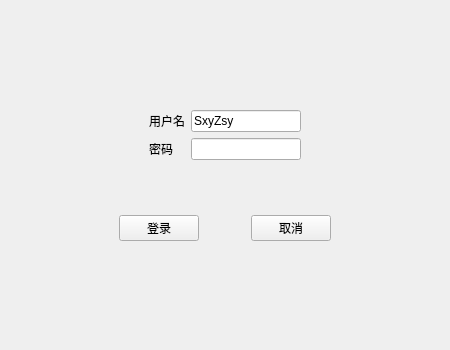
<?xml version="1.0" encoding="UTF-8"?>
<ui version="4.0">
 <class>LoginWidget</class>
 <widget class="QWidget" name="LoginWidget">
  <property name="geometry">
   <rect>
    <x>0</x>
    <y>0</y>
    <width>450</width>
    <height>350</height>
   </rect>
  </property>
  <property name="minimumSize">
   <size>
    <width>450</width>
    <height>350</height>
   </size>
  </property>
  <property name="maximumSize">
   <size>
    <width>450</width>
    <height>350</height>
   </size>
  </property>
  <property name="windowTitle">
   <string>Form</string>
  </property>
  <property name="autoFillBackground">
   <bool>false</bool>
  </property>
  <property name="styleSheet">
   <string notr="true">QWidget#LoginWidget{
border-radius:10px;
border-image:url(:/image/image/background/default2.jpg);

}</string>
  </property>
  <widget class="QWidget" name="">
   <property name="geometry">
    <rect>
     <x>30</x>
     <y>70</y>
     <width>390</width>
     <height>211</height>
    </rect>
   </property>
   <layout class="QVBoxLayout" name="verticalLayout">
    <item>
     <widget class="QWidget" name="widget" native="true">
      <property name="sizePolicy">
       <sizepolicy hsizetype="Preferred" vsizetype="Fixed">
        <horstretch>0</horstretch>
        <verstretch>0</verstretch>
       </sizepolicy>
      </property>
      <property name="minimumSize">
       <size>
        <width>110</width>
        <height>40</height>
       </size>
      </property>
      <layout class="QGridLayout" name="gridLayout">
       <item row="0" column="0">
        <spacer name="horizontalSpacer">
         <property name="orientation">
          <enum>Qt::Horizontal</enum>
         </property>
         <property name="sizeHint" stdset="0">
          <size>
           <width>40</width>
           <height>20</height>
          </size>
         </property>
        </spacer>
       </item>
       <item row="0" column="1" colspan="2">
        <widget class="QLabel" name="label">
         <property name="text">
          <string>用户名</string>
         </property>
        </widget>
       </item>
       <item row="2" column="1">
        <widget class="QLabel" name="label_2">
         <property name="text">
          <string>密码</string>
         </property>
        </widget>
       </item>
       <item row="2" column="3">
        <widget class="QLineEdit" name="lineEdit_2">
         <property name="echoMode">
          <enum>QLineEdit::Password</enum>
         </property>
        </widget>
       </item>
       <item row="0" column="3">
        <widget class="QLineEdit" name="lineEdit">
         <property name="text">
          <string>SxyZsy</string>
         </property>
        </widget>
       </item>
       <item row="0" column="4">
        <spacer name="horizontalSpacer_2">
         <property name="orientation">
          <enum>Qt::Horizontal</enum>
         </property>
         <property name="sizeHint" stdset="0">
          <size>
           <width>40</width>
           <height>20</height>
          </size>
         </property>
        </spacer>
       </item>
      </layout>
     </widget>
    </item>
    <item>
     <widget class="QWidget" name="widget_2" native="true">
      <property name="sizePolicy">
       <sizepolicy hsizetype="Preferred" vsizetype="Fixed">
        <horstretch>0</horstretch>
        <verstretch>0</verstretch>
       </sizepolicy>
      </property>
      <property name="styleSheet">
       <string notr="true"/>
      </property>
      <layout class="QHBoxLayout" name="horizontalLayout">
       <item>
        <spacer name="horizontalSpacer_4">
         <property name="orientation">
          <enum>Qt::Horizontal</enum>
         </property>
         <property name="sizeHint" stdset="0">
          <size>
           <width>80</width>
           <height>20</height>
          </size>
         </property>
        </spacer>
       </item>
       <item>
        <widget class="QPushButton" name="pushButton">
         <property name="sizePolicy">
          <sizepolicy hsizetype="Preferred" vsizetype="Fixed">
           <horstretch>0</horstretch>
           <verstretch>0</verstretch>
          </sizepolicy>
         </property>
         <property name="minimumSize">
          <size>
           <width>30</width>
           <height>0</height>
          </size>
         </property>
         <property name="text">
          <string>登录</string>
         </property>
        </widget>
       </item>
       <item>
        <spacer name="horizontalSpacer_3">
         <property name="orientation">
          <enum>Qt::Horizontal</enum>
         </property>
         <property name="sizeHint" stdset="0">
          <size>
           <width>40</width>
           <height>20</height>
          </size>
         </property>
        </spacer>
       </item>
       <item>
        <widget class="QPushButton" name="pushButton_2">
         <property name="sizePolicy">
          <sizepolicy hsizetype="Preferred" vsizetype="Fixed">
           <horstretch>0</horstretch>
           <verstretch>0</verstretch>
          </sizepolicy>
         </property>
         <property name="minimumSize">
          <size>
           <width>30</width>
           <height>0</height>
          </size>
         </property>
         <property name="text">
          <string>取消</string>
         </property>
        </widget>
       </item>
       <item>
        <spacer name="horizontalSpacer_5">
         <property name="orientation">
          <enum>Qt::Horizontal</enum>
         </property>
         <property name="sizeHint" stdset="0">
          <size>
           <width>80</width>
           <height>20</height>
          </size>
         </property>
        </spacer>
       </item>
      </layout>
     </widget>
    </item>
   </layout>
  </widget>
 </widget>
 <resources/>
 <connections/>
</ui>
